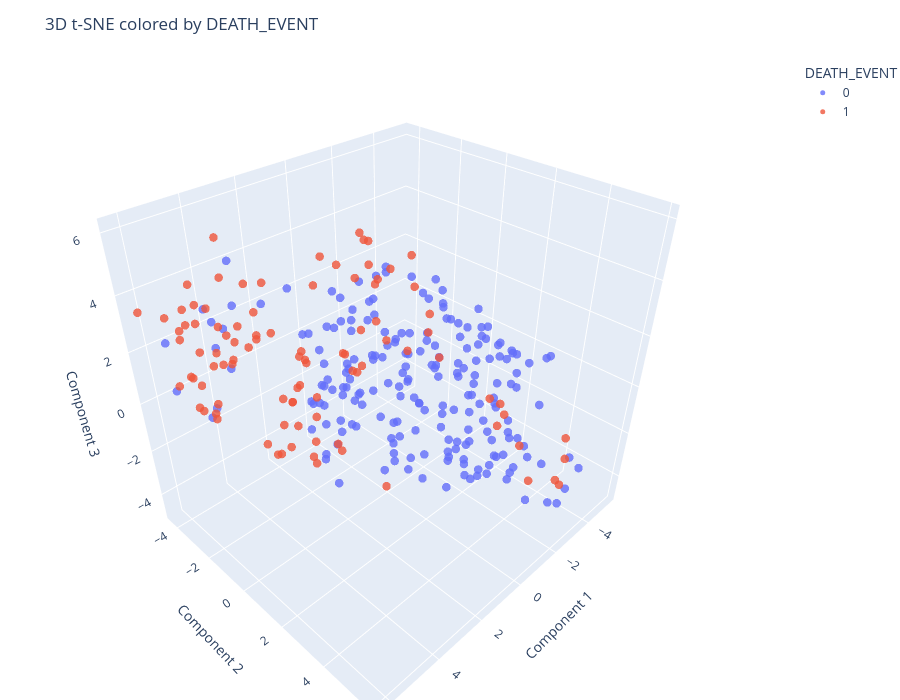

Notebook cell for this chart:
### Markdown cell above
## t-SNE
---

### Code cell
tsne = TSNE(n_components=3, perplexity=50, random_state=SEED)
X_tsne = tsne.fit_transform(X)

df_tsne = pd.DataFrame(X_tsne, columns=["tSNE_1", "tSNE_2", "tSNE_3"])
df_tsne[TARGET_COL] = y.values

joblib.dump(df_tsne, os.path.join(OUTPUT_DIR, 'df_tsne.pkl'))
plot_3d(X_tsne, y, algorithm="t-SNE", target_name=TARGET_COL)
